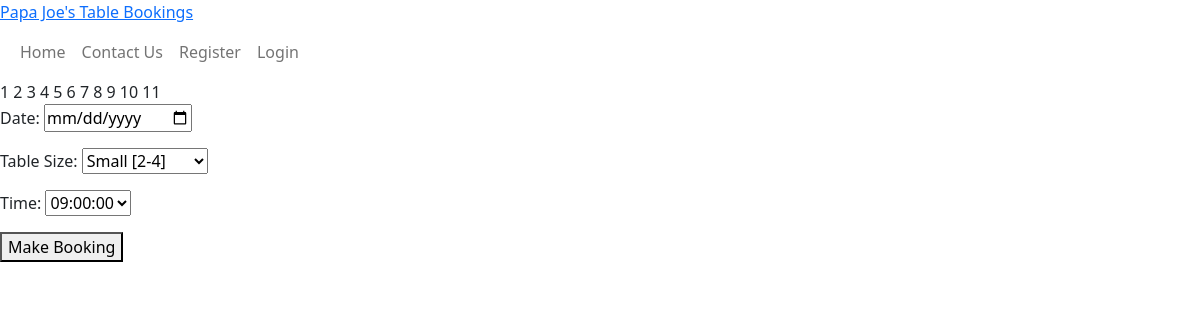
The page /booking/ on the database its author committed.
### booking/models.py (models this page shows, shortened)
class Table(models.Model):
    size = models.IntegerField(null=False, blank=False)
    category = models.CharField(max_length=10, null=False, blank=False)
    upper_limit = models.IntegerField(null=False, blank=False)

### booking/views.py (the view, shortened to what this page needs)
# urls.py: path('booking/', make_booking, name='Make Booking'),
def make_booking(request):
    tables = Table.objects.all()
    timeslots = Timeslot.objects.all()
    context = {
        'tables': tables,
        'timeslots': timeslots
    }
    return render(request, 'booking/booking.html', context)

### booking/models.py (called while the page is built)
    def __str__(self):
        return str(self.time)

### booking/templates/booking/booking.html (shortened to what this page needs)
{% extends "booking/site_page.html" %}
{% block nav %}
    <li class="nav-item">
        <a class="nav-link" aria-current="page" href="/">Home</a>
    </li>
    <li class="nav-item">
        <a class="nav-link" aria-current="page" href="/contacts">Contact Us</a>
    </li>
{% endblock %}
{% block content %}
    <form method="POST" action="/booking/">
        {% for table in tables %}
        {{ table.pk }}
        {% endfor %}
        <div>
            <p>
                <label for="id_date">Date: </label>
                <input type="date" name="date_name" id="id_date" required>
            </p>
        </div>
        <div>
            <p>
                <label for="id_size">Table Size: </label>
                <select name="size_name" id="id_size" required>
                    <option value="Small">Small [2-4]</option>
                </select>
            </p>
        </div>
        <div>
            <p>
                <label for="id_time">Time: </label>
                <select name="time_name" id="id_time" required>
                    {% for timeslot in timeslots %}
                        <option value="{{ timeslot }}">{{ timeslot }}</option>
                    {% endfor %}
                </select>
            </p>
        </div>
        <div>
            <p>
                <button type="submit">Make Booking</button>
            </p>
        </div>
    </form>
{% endblock %}

### rows shown on the page
Table: pk "1"
Table: pk "2"
Table: pk "3"
Table: pk "4"
Table: pk "5"
Table: pk "6"
Table: pk "7"
Table: pk "8"
Table: pk "9"
Table: pk "10"
Table: pk "11"

### other values the page prints
form field time_name "09:00:00"
